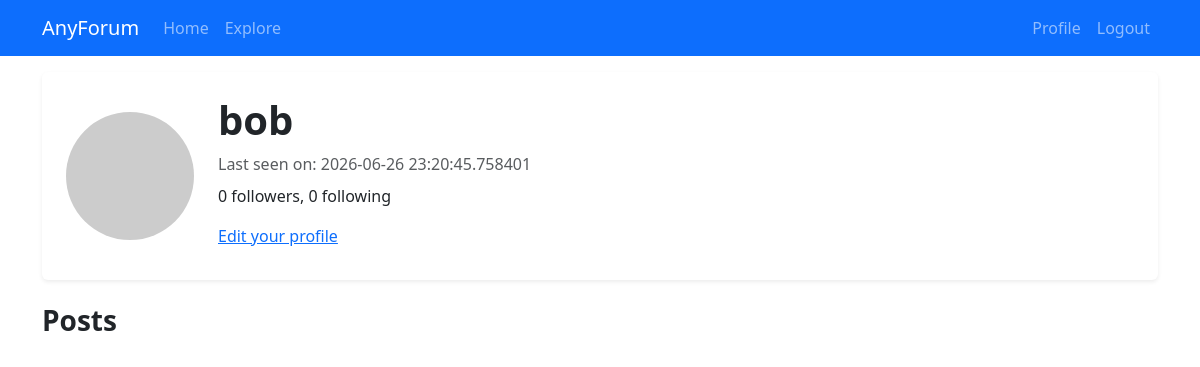
Before: /user/bob (signed in) with the older database file.
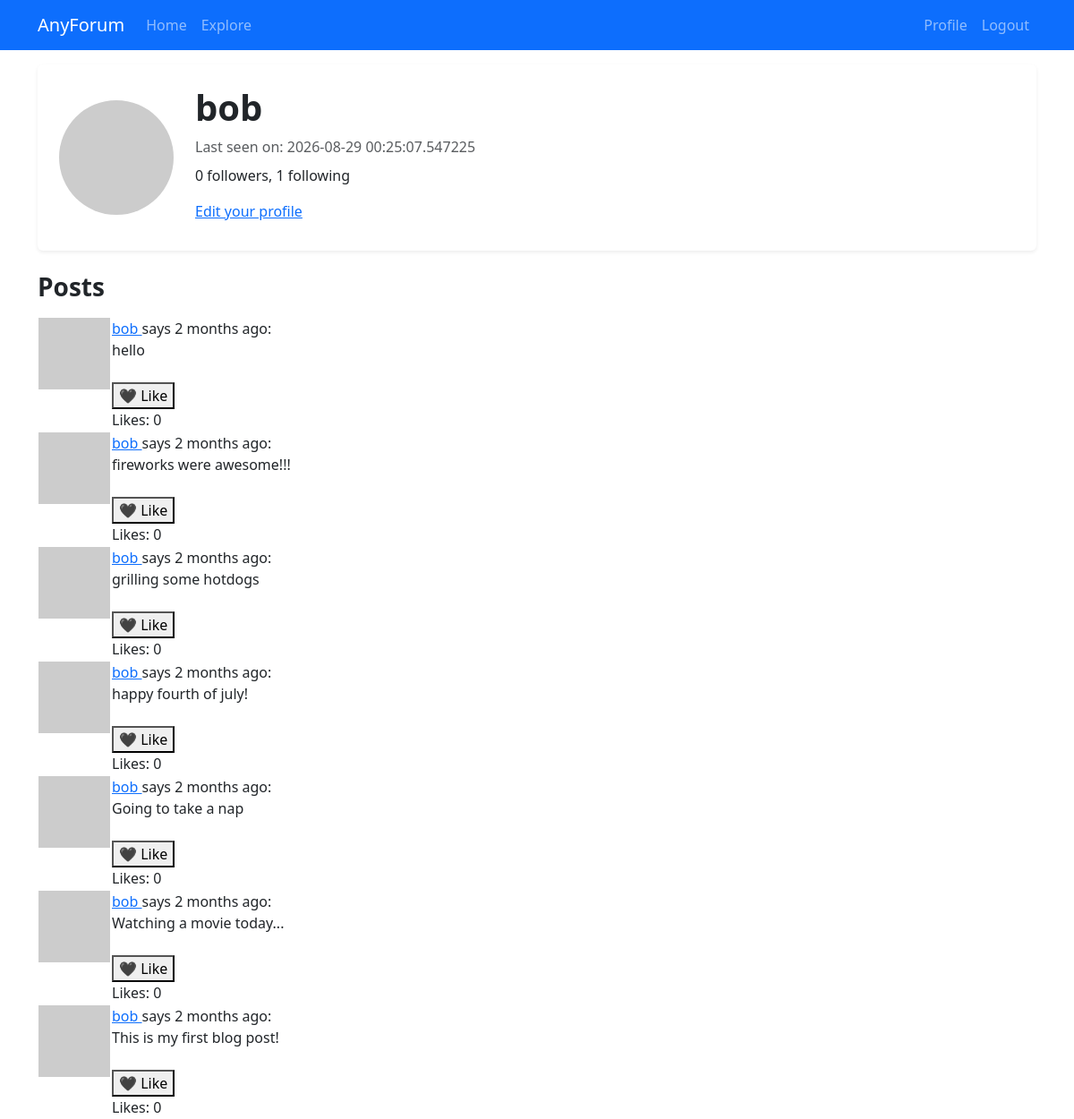
After: the same page with the newer database file.
### app/models.py (models this page shows, shortened)
class User(UserMixin, db.Model):
    id: so.Mapped[int] = so.mapped_column(primary_key=True)
    username: so.Mapped[str] = so.mapped_column(sa.String(64), index=True, unique=True)
    email: so.Mapped[str] = so.mapped_column(sa.String(120), index=True, unique=True)
    password_hash: so.Mapped[Optional[str]] = so.mapped_column(sa.String(256))
    posts: so.WriteOnlyMapped['Post'] = so.relationship(back_populates='author')
    liked_posts: so.WriteOnlyMapped['Post'] = so.relationship(secondary=likes, back_populates='liked_by')
    about_me: so.Mapped[Optional[str]] = so.mapped_column(sa.String(140))
    last_seen: so.Mapped[Optional[datetime]] = so.mapped_column(default=lambda: datetime.now(timezone.utc))
    def avatar(self, size):
        digest = md5(self.email.lower().encode('utf-8')).hexdigest()
        return f'https://www.gravatar.com/avatar/{digest}?d=identicon&s={size}'
    following: so.WriteOnlyMapped['User'] = so.relationship(secondary=followers,
                                                            primaryjoin=(followers.c.follower_id == id),
                                                            secondaryjoin=(followers.c.followed_id == id),
                                                            back_populates='followers')
    followers: so.WriteOnlyMapped['User'] = so.relationship(secondary=followers,
                                                            primaryjoin=(followers.c.followed_id == id),
                                                            secondaryjoin=(followers.c.follower_id == id),
                                                            back_populates='following')
    def followers_count(self):
        query = sa.select(sa.func.count()).select_from(self.followers.select().subquery())
        return db.session.scalar(query)
    def following_count(self):
        query = sa.select(sa.func.count()).select_from(self.following.select().subquery())
        return db.session.scalar(query)
    def is_liking(self, post):
        query = self.liked_posts.select().where(Post.id == post.id)
        return db.session.scalar(query) is not None

class Post(db.Model):
    id: so.Mapped[int] = so.mapped_column(primary_key=True)
    body: so.Mapped[str] = so.mapped_column(sa.String(140))
    timestamp: so.Mapped[datetime] = so.mapped_column(index=True, default=lambda: datetime.now(timezone.utc))
    user_id: so.Mapped[int] = so.mapped_column(sa.ForeignKey(User.id), index=True)
    author: so.Mapped[User] = so.relationship(back_populates='posts')
    liked_by: so.WriteOnlyMapped['User'] = so.relationship(secondary=likes, back_populates='liked_posts')
    def likes_count(self):
        query = sa.select(sa.func.count()).select_from(self.liked_by.select().subquery())
        return db.session.scalar(query)

### app/routes.py (the view)
@app.route('/user/<username>')
@login_required
def user(username):
    user = db.first_or_404(sa.select(User).where(User.username == username))
    page = request.args.get('page', 1, type=int)
    query = user.posts.select().order_by(Post.timestamp.desc())
    posts = db.paginate(query, page=page, per_page=app.config['POSTS_PER_PAGE'], error_out=False)
    next_url = url_for('user', username=user.username, page=posts.next_num) \
        if posts.has_next else None
    prev_url = url_for('user', username=user.username, page=posts.prev_num) \
        if posts.has_prev else None
    form = EmptyForm()
    return render_template('user.html', user=user, posts=posts, next_url=next_url, prev_url=prev_url, form=form)

### app/models.py (called while the page is built)
@login.user_loader
def load_user(id):
    return db.session.get(User, int(id))

### app/routes.py (called while the page is built)
@app.before_request
def before_request():
    if current_user.is_authenticated:
        current_user.last_seen = datetime.now(timezone.utc)
        db.session.commit()

### app/templates/user.html (shortened to what this page needs)
{% extends "base.html" %}
{% block content %}
    <div class="card shadow-sm border-0 mb-4">
        <div class="card-body p-4">
            <div class="d-flex align-items-center"><img src="{{ user.avatar(128) }}"
                class="rounded-circle me-4"
                width="128"
                height="128"
                alt="Profile picture">
            <div>
                <h1 class="fw-bold mb-2">{{ user.username }}</h1>
                {% if user.last_seen %}<p class="text-muted mb-2">Last seen on: {{user.last_seen}}</p>{% endif %}
                <p class="mb-3">{{ user.followers_count() }} followers, {{ user.following_count() }} following</p>
                {% if user == current_user %}
                <p class="text-muted mb-2"><a href="{{url_for('edit_profile')}}">Edit your profile</a></p>
                {% endif %}
            </div>
        </div>
        </div>
    </div>
    <h3 class="fw-bold mb-3">Posts</h3>
    {% for post in posts %}
        {% include '_post.html'%}
    {% endfor %}
{% endblock %}

### app/templates/_post.html (shortened to what this page needs)
<table>
    <tr valign="top">
        <td><img src="{{ post.author.avatar(36) }}"></td>
        <td>
            <a href="{{ url_for('user', username=post.author.username) }}">
                {{ post.author.username}}
            </a> says {{moment(post.timestamp).fromNow()}}:
            <br>{{ post.body }}
            <br><br>
            {% if current_user.is_liking(post) %}
            <form action="{{url_for('unlike', post_id=post.id)}}" method="post">
                {{form.hidden_tag()}}
                <button type="submit">💜 Unlike</button>
            </form>
            {% else %}
            <form action="{{url_for('like', post_id=post.id)}}" method="post">
                <button type="submit">🖤 Like</button>
            </form>
            {% endif %}
            Likes: {{post.likes_count()}}
        </td>
    </tr>
</table>

Changed rows visible on the page:
changed User "bob": last_seen "2026-06-26 23:20:45.758401" → "2026-08-29 00:25:07.547225"
added Post: author.username "bob", timestamp "2 months ago", body "hello", likes_count "0"
added Post: author.username "bob", timestamp "2 months ago", body "fireworks were awesome!!!", likes_count "0"
added Post: author.username "bob", timestamp "2 months ago", body "grilling some hotdogs", likes_count "0"
added Post: author.username "bob", timestamp "2 months ago", body "happy fourth of july!", likes_count "0"
added Post: author.username "bob", timestamp "2 months ago", body "Going to take a nap", likes_count "0"
added Post: author.username "bob", timestamp "2 months ago", body "Watching a movie today...", likes_count "0"
added Post: author.username "bob", timestamp "2 months ago", body "This is my first blog post!", likes_count "0"
Other visible differences:
{{ user.following_count() }}: "0" → "1"
